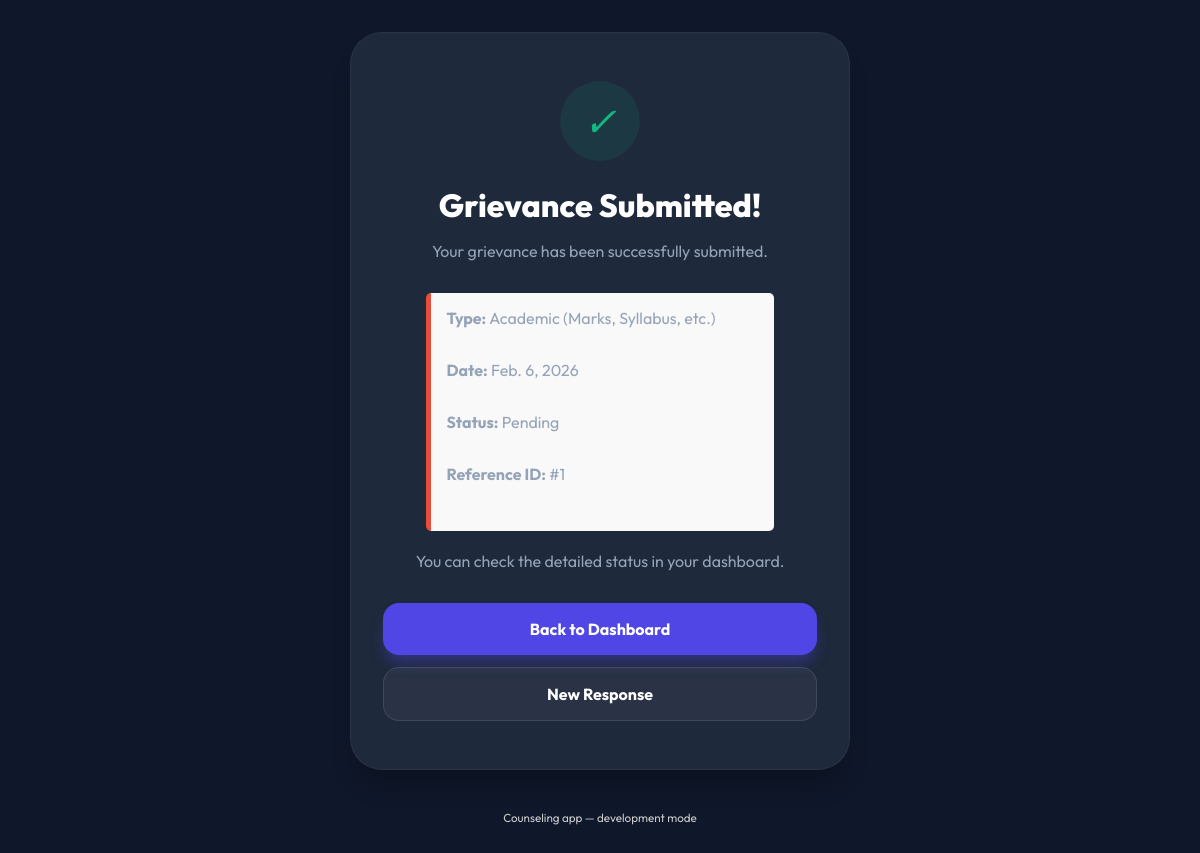
Page /grievance/success/ (signed in) on the earlier database version.
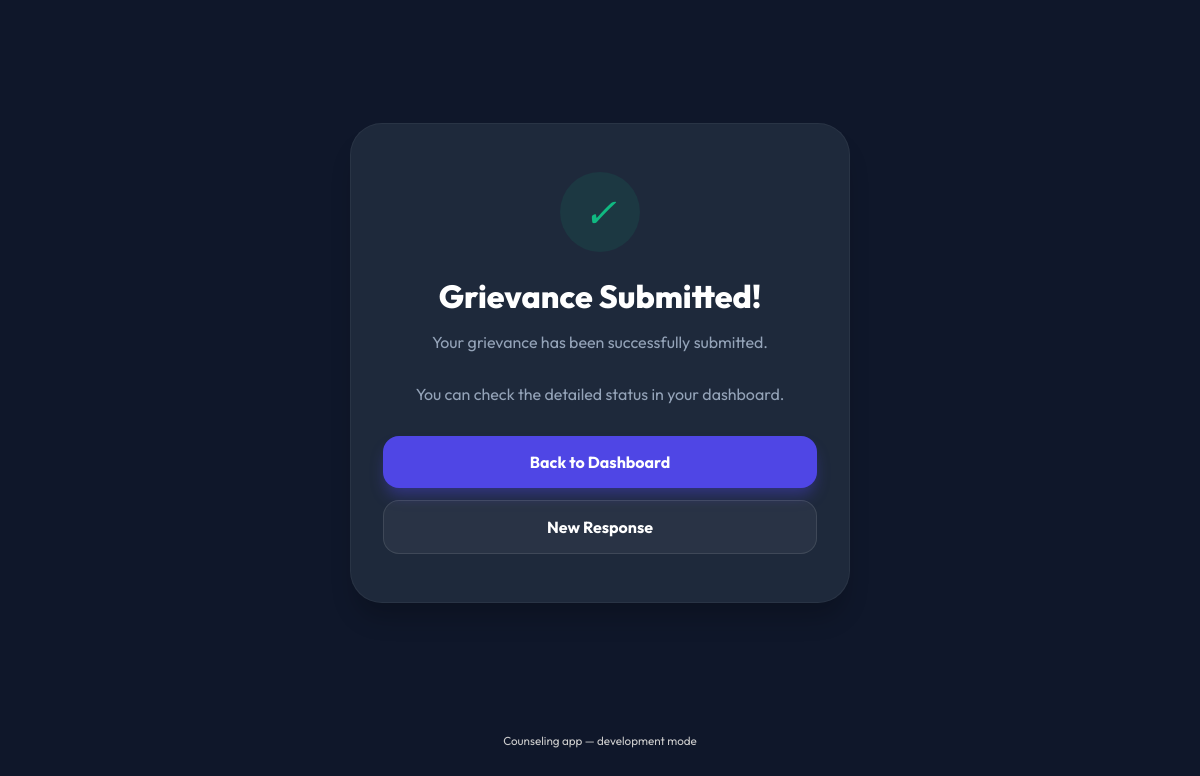
Same page on the later database version.
### counseling/models.py (models this page shows, shortened)
class Grievance(models.Model):
    GRIEVANCE_TYPES = [
        ('Academic', 'Academic (Marks, Syllabus, etc.)'),
        ('Facility', 'Facilities (Infrastructure, Library, etc.)'),
        ('Administrative', 'Administrative (Fee, ID card, etc.)'),
        ('Ragging', 'Ragging / Harassment'),
        ('Other', 'Other'),
    ]
    roll_number = models.CharField(max_length=20)
    grievance_type = models.CharField(max_length=50, choices=GRIEVANCE_TYPES)
    incident_date = models.DateField()
    description = models.TextField()
    attachment = models.FileField(upload_to='grievance_attachments/', null=True, blank=True)
    submission_date = models.DateTimeField(auto_now_add=True)
    status = models.CharField(
        max_length=20,
        choices=[('Pending', 'Pending'), ('In Progress', 'In Progress'), ('Resolved', 'Resolved'), ('Rejected', 'Rejected')],
        default='Pending'
    )
    counselor_approval = models.CharField(
        max_length=20,
        choices=[('Pending', 'Pending'), ('Approved', 'Approved'), ('Rejected', 'Rejected')],
        default='Pending'
    )
    hod_approval = models.CharField(
        max_length=20,
        choices=[('Pending', 'Pending'), ('Approved', 'Approved'), ('Rejected', 'Rejected')],
        default='Pending'
    )
    incharge_approval = models.CharField(
        max_length=20,
        choices=[('Pending', 'Pending'), ('Approved', 'Approved'), ('Rejected', 'Rejected')],
        default='Pending'
    )
    director_approval = models.CharField(
        max_length=20,
        choices=[('Pending', 'Pending'), ('Approved', 'Approved'), ('Rejected', 'Rejected')],
        default='Pending'
    )
    reply = models.TextField(null=True, blank=True)

### counseling/views.py (the view)
# urls.py: path('grievance/success/', views.grievance_success_view, name='grievance_success'),
@login_required
def grievance_success_view(request):
    grievance = Grievance.objects.filter(roll_number=request.user.username).order_by('-submission_date').first()
    return render(request, 'grievance_success.html', {'grievance': grievance})

### templates/grievance_success.html (shortened to what this page needs)
<div style="display:none;">{% load static %}</div>
<!DOCTYPE html>
<html lang="en">
<head>
    <link rel="stylesheet" href="{% static 'stylesheets/grievance_success_style.css' %}" id="main-styles">
</head>
<body>
    <main class="container">
        <div class="card">
            <div class="icon-box">
                <i class="checkmark">✓</i>
            </div>
            <h1>Grievance Submitted!</h1>
            <p>Your grievance has been successfully submitted.</p>
            {% if grievance %}
            <div
                style="text-align: left; margin: 20px auto; max-width: 80%; padding: 15px; background: #f9f9f9; border-radius: 5px; border-left: 5px solid #e74c3c;">
                <p><strong>Type:</strong> {{ grievance.get_grievance_type_display }}</p>
                <p><strong>Date:</strong> {{ grievance.incident_date }}</p>
                <p><strong>Status:</strong> {{ grievance.status }}</p>
                <p><strong>Reference ID:</strong> #{{ grievance.id }}</p>
            </div>
            {% endif %}
            <p>You can check the detailed status in your dashboard.</p>
            <div class="btn-group">
                <a href="{% url 'dashboard' %}" class="btn dashboard-btn" id="back-link">Back to Dashboard</a>
                <a href="{% url 'grievance_form' %}" class="btn new-response-btn" id="new-link">New Response</a>
            </div>
        </div>
    </main>
    <footer style="margin-top:40px; color:#ccc; font-size:14px; text-align: center; padding-bottom: 20px;">
        <small>Counseling app — development mode</small>
    </footer>
</body>
</html>

### static/stylesheets/grievance_success_style.css (style rules this page uses)
* { margin: 0; padding: 0; box-sizing: border-box; font-family: 'Outfit', sans-serif; }
body { background-color: #0f172a; color: #f1f5f9; min-height: 100vh; display: flex; flex-direction: column; padding: 2rem 1rem; }
.container { flex: 1; display: flex; justify-content: center; align-items: center; }
.card { background: #1e293b; border: 1px solid rgba(255, 255, 255, 0.05); border-radius: 32px; padding: 3rem 2rem; max-width: 500px; width: 100%; text-align: center; box-shadow: 0 20px 25px -5px rgba(0, 0, 0, 0.2); animation: slideUp 0.6s cubic-bezier(0.34, 1.56, 0.64, 1); }
.icon-box { width: 80px; height: 80px; background: rgba(16, 185, 129, 0.1); color: #10b981; border-radius: 50%; display: flex; align-items: center; justify-content: center; margin: 0 auto 1.5rem; font-size: 40px; }
.card h1 { font-size: 2rem; font-weight: 800; margin-bottom: 1rem; color: #fff; }
.card p { color: #94a3b8; margin-bottom: 2rem; }
.btn-group { display: flex; flex-direction: column; gap: 12px; }
.btn { padding: 1rem 1.5rem; border-radius: 16px; text-decoration: none; font-weight: 700; transition: all 0.3s ease; }
.dashboard-btn { background: #4f46e5; color: white; box-shadow: 0 10px 15px -3px rgba(79, 70, 229, 0.4); }
.new-response-btn { background: rgba(255, 255, 255, 0.05); color: #fff; border: 1px solid rgba(255, 255, 255, 0.1); }

Differences in the rows shown:
removed Grievance: grievance_type "Academic (Marks, Syllabus, etc.)", incident_date "Feb. 6, 2026", status "Pending", id "1"
Other differences:
text no longer shown: "Type: Date: Status: Reference ID: #"
